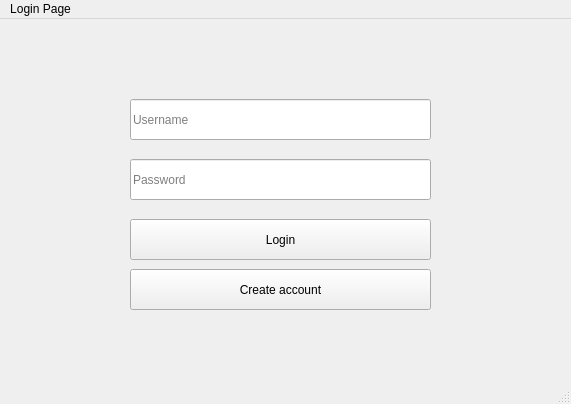
<?xml version="1.0" encoding="UTF-8"?>
<ui version="4.0">
 <class>MainWindow</class>
 <widget class="QMainWindow" name="MainWindow">
  <property name="geometry">
   <rect>
    <x>0</x>
    <y>0</y>
    <width>571</width>
    <height>404</height>
   </rect>
  </property>
  <property name="windowTitle">
   <string>Login Page</string>
  </property>
  <widget class="QWidget" name="centralwidget">
   <widget class="QLineEdit" name="username">
    <property name="geometry">
     <rect>
      <x>130</x>
      <y>80</y>
      <width>301</width>
      <height>41</height>
     </rect>
    </property>
    <property name="placeholderText">
     <string>Username</string>
    </property>
   </widget>
   <widget class="QLineEdit" name="password">
    <property name="geometry">
     <rect>
      <x>130</x>
      <y>140</y>
      <width>301</width>
      <height>41</height>
     </rect>
    </property>
    <property name="placeholderText">
     <string>Password</string>
    </property>
   </widget>
   <widget class="QPushButton" name="loginBtn">
    <property name="geometry">
     <rect>
      <x>130</x>
      <y>200</y>
      <width>301</width>
      <height>41</height>
     </rect>
    </property>
    <property name="text">
     <string>Login</string>
    </property>
   </widget>
   <widget class="QPushButton" name="create_acct_btn">
    <property name="geometry">
     <rect>
      <x>130</x>
      <y>250</y>
      <width>301</width>
      <height>41</height>
     </rect>
    </property>
    <property name="text">
     <string>Create account</string>
    </property>
   </widget>
  </widget>
  <widget class="QMenuBar" name="menubar">
   <property name="geometry">
    <rect>
     <x>0</x>
     <y>0</y>
     <width>571</width>
     <height>26</height>
    </rect>
   </property>
   <widget class="QMenu" name="menuLogin_Page">
    <property name="title">
     <string>Login Page</string>
    </property>
   </widget>
   <addaction name="menuLogin_Page"/>
  </widget>
  <widget class="QStatusBar" name="statusbar"/>
 </widget>
 <resources/>
 <connections/>
</ui>
